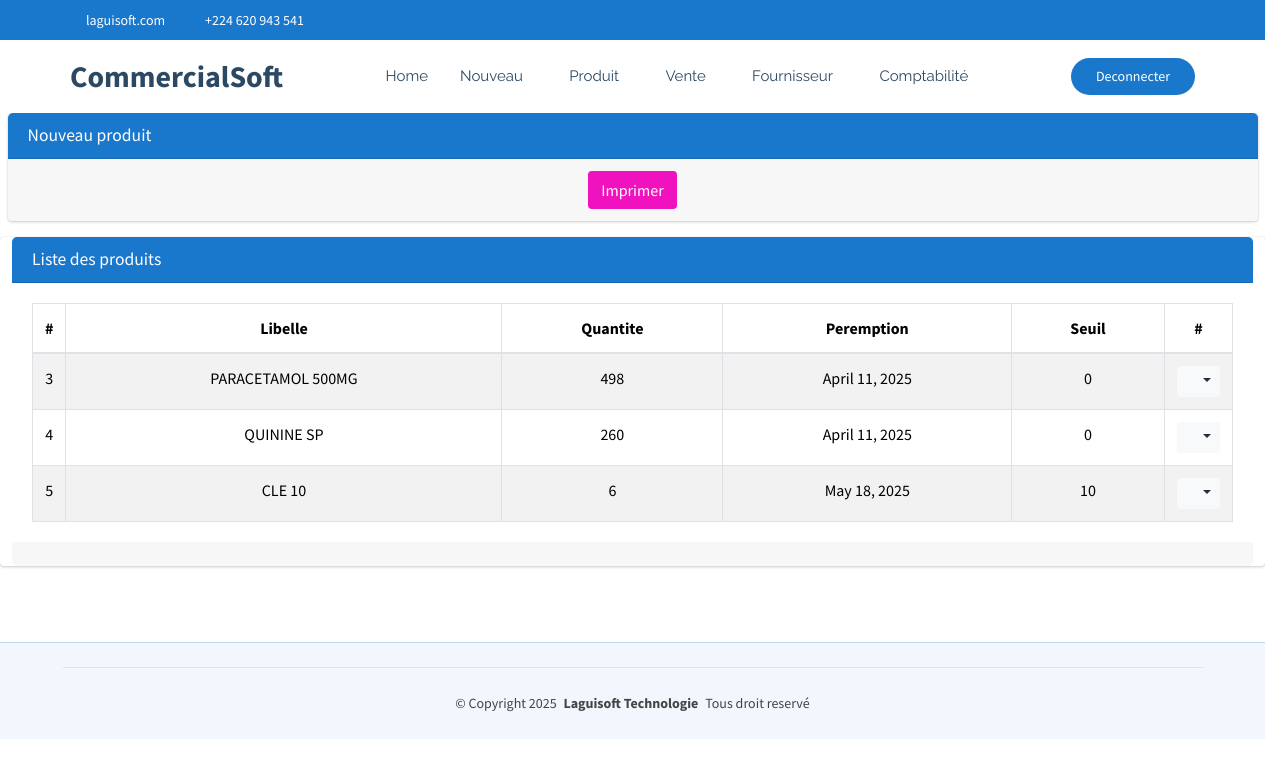
The page /commerce/produit/perime (signed in) on the database as committed earlier.
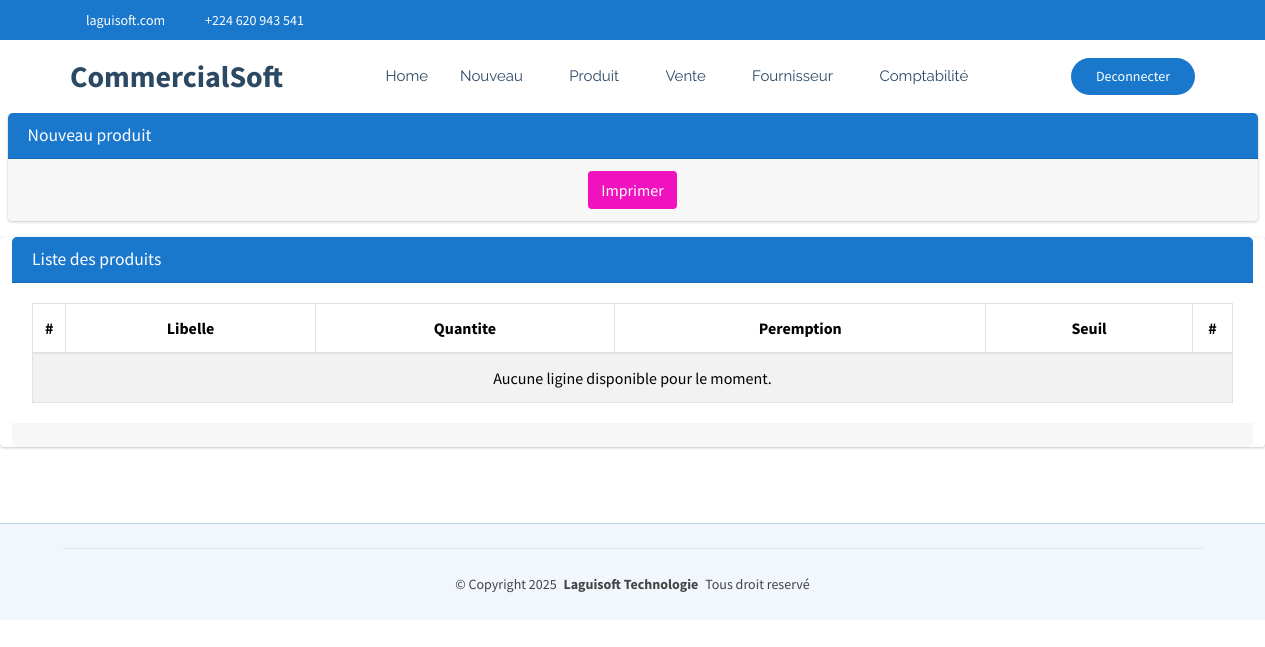
The same page on the database as committed later.
### CommercialSoft/models.py (models this page shows, shortened)
class Produit(models.Model):
    codebare=models.CharField(max_length=100, unique=True)
    categorie=models.ForeignKey(Categorie, on_delete=models.SET_NULL, null=True, blank=True)
    libelle=models.CharField(max_length=60, unique=True)
    quantite=models.IntegerField()
    prixAchat=models.PositiveBigIntegerField()
    prixDetail=models.PositiveBigIntegerField()
    prixEnGros=models.PositiveBigIntegerField()
    date=models.DateField(default=timezone.now)
    datePeremption=models.DateField(default=timezone.now)
    seuil=models.PositiveIntegerField(default=0)
    commentaire=models.CharField(max_length=60, null=True, blank=True)
    quantiteTotal=models.PositiveBigIntegerField(default=0)

### CommercialSoft/views.py (the view)
# urls.py: path('produit/perime', views.produit_perime,name="commerce_produitPerime"),
@login_required
def produit_perime(request):
    aujourdhui = timezone.now().date()
    produits_perimes = Produit.objects.filter(datePeremption__lt=aujourdhui)
    return render(request, 'CommercialSoft/produitPerime.html',{'listes':produits_perimes})

### CommercialSoft/templates/CommercialSoft/produitPerime.html (shortened to what this page needs)
{% extends "CommercialSoft/starter-page.html" %}
{% load static %}
{% block css %}
    <link rel="stylesheet" href="{% static 'autre/plugins/fontawesome-free/css/all.min.css' %}">
    <link rel="stylesheet" href="https://code.ionicframework.com/ionicons/2.0.1/css/ionicons.min.css">
  <link rel="stylesheet" href="{% static 'autre/plugins/sweetalert2-theme-bootstrap-4/bootstrap-4.min.css' %}">
    <link rel="stylesheet" href="{% static 'autre/dist/css/adminlte.min.css' %}">
    <link rel="stylesheet" href="{% static 'autre/plugins/toastr/toastr.min.css' %}">
{% endblock %}
{% block corp %}
<section class="content pt-0">
  <div class="container-fluid">
    <div class="row">
      <div class="col-md-12">
        <div class="card card-primary">
          <div class="card-header">
            <h3 class="card-title">Nouveau produit</h3>
          </div>
            <div class="card-footer text-center">
              <form method="POST">
                <button type="submit" class="btn bg-fuchsia color-palette" id="idImprimer">Imprimer</button>
              </form>
            </div>
        </div>
      </div>
    </div>
     <div class="row">
      <div class="card card-primary">
        <div class="card-header">
          <h3 class="card-title">Liste des produits</h3>
        </div>
        <div class="card-body">
          <table class="table table-bordered table-hover table-striped">
            <thead>
              <tr>
                <th style="width: 10px" class="text-center">#</th>
                <th class="text-center">Libelle</th>
                <th class="text-center">Quantite</th>
                <th class="text-center">Peremption</th>
                <th class="text-center">Seuil</th>
                <th style="width: 40px" class="text-center">#</th>
              </tr>
            </thead>
            <tbody>
              {% if listes %}
                {% for liste in listes %}
                  <tr>
                    <td class="text-center">{{liste.id}}</td>
                    <td class="text-center">{{liste.libelle}}</td>
                    <td class="text-center">{{liste.quantite}}</td>
                    <td class="text-center">{{liste.datePeremption}}</td>
                    <td class="text-center">{{liste.seuil}}</td>
                    <td class="text-center">
                      <div class="btn-group">
                        <button type="button" class="btn btn-sm btn-light dropdown-toggle" data-toggle="dropdown" aria-expanded="false">
                          <i class="fas fa-cogs"></i>
                        </button>
                      </div>
                    </td>
                  </tr>
                {% endfor %}
              {% else %}
                <tr>
                  <td colspan="14" class="text-center">Aucune ligine disponible pour le moment.</td>
                </tr>
              {% endif %}
            </tbody>
          </table>
        </div>
        <div class="card-footer clearfix">
        </div>
      </div>
     </div>
  </div>
</section>
  {% endblock %}

Rows that differ between the two databases and show on the page:
removed Produit: id "3", libelle "PARACETAMOL 500MG", quantite "498", datePeremption "April 11, 2025", seuil "0"
removed Produit: id "4", libelle "QUININE SP", quantite "260", datePeremption "April 11, 2025", seuil "0"
removed Produit: id "5", libelle "CLE 10", quantite "6", datePeremption "May 18, 2025", seuil "10"
Other text that changed with them:
text now shown: "Aucune ligine disponible pour le moment."
